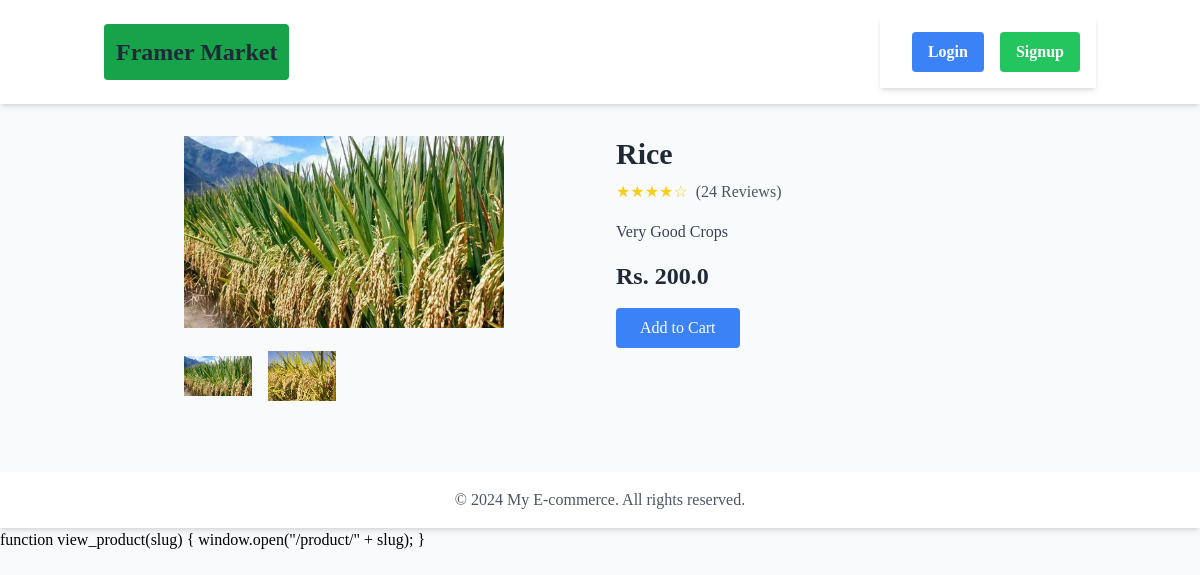
Screenshot of /product/rice/ with the database file from the repository.
### shophouse/models.py (models this page shows, shortened)
class Product(models.Model):
    slug = models.SlugField(unique=True, null=True, blank=True)
    categories= models.ForeignKey(Categories, on_delete=models.CASCADE)
    framer_user= models.ForeignKey(FramerUser, on_delete=models.CASCADE)
    title= models.CharField(max_length=100)
    price= models.FloatField()
    discription = models.TextField()
    on_sale = models.BooleanField(default=False)
    RATING_CHOICES = (
        (1, '1'),
        (2, '2'),
        (3, '3'),
        (4, '4'),
        (5, '5'),
    )
    Rate= models.IntegerField(choices=RATING_CHOICES,  default=5)
    created_at = models.DateTimeField(auto_now_add=True)
    updated_at = models.DateTimeField(auto_now=True)

class ProductImages(models.Model):
    product = models.ForeignKey(Product, on_delete=models.CASCADE, related_name='product_images')
    image = models.ImageField(upload_to='product')
    alt_text= models.CharField(max_length=100)

### shophouse/views.py (the view)
# urls.py: path('product/<slug>/',product_view, name='product'),
def product_view(request, slug):
    try:
        products = Product.objects.get(slug=slug)
        context = {'product': products}
        total_items_num = 0
        if request.user.is_authenticated:
            carts_info = Cart.objects.filter(user=request.user, status= 'cart')
            for each in carts_info:
                total_items_num += each.quantity
            context = {'product': products, "total_items_num":total_items_num, 'identify_farmer': identify_farmer(request.user)}
        return render(request, 'pages/product.html', context)
    except:
        return HttpResponse('Sorry Page not found ')

### templates/pages/product.html
{% extends "base.html" %}
{% block content %}
<div class="container mx-auto px-4 py-8 min-h-[80vh]">
    <div class="grid grid-cols-1 md:grid-cols-2 gap-8">
      <div class="flex justify-center items-center">
        <div class="w-full md:w-2/3">
        {% if product.product_images.exists %}
          <img src="/media/{{product.product_images.first.image}}" alt="Product" class="w-full object-contain">
          <div class="grid grid-cols-4 gap-4 mt-4">
            {% for img in product.product_images.all %}
            <img src="/media/{{img.image}}" alt="Sub Image 1" class="w-full h-16 object-contain cursor-pointer">
            {% endfor %}
          </div>
          {% else %}
          <img src="https://via.placeholder.com/300" alt="Product 2" class="w-full h-56 object-cover">
          {% endif %}
        </div>
      </div>
      <div>
        <h1 class="text-3xl font-bold text-gray-800">{{product.title}}</h1>
        <div class="flex items-center mt-2">
          <div class="text-yellow-400">
            ★★★★☆
          </div>
          <span class="text-gray-600 ml-2">(24 Reviews)</span>
        </div>
        <p class="text-gray-700 mt-4">{{product.discription}}</p>
        <div class="mt-4">
          <span class="text-2xl font-bold text-gray-800">Rs. {{product.price}}</span>
        </div>
        <button class="mt-4 bg-blue-500 text-white px-6 py-2 rounded hover:bg-blue-600"  onclick="window.location.href = '/addcart/{{product.slug}}'">Add to Cart</button>
      </div>
    </div>
</div>
{% endblock content %}
{% block scripts %}
function view_product(slug) {
    window.open("/product/" + slug);
}
{% endblock scripts %}

### rows the page displays
Product: product_images.first.image (picture), title "Rice", discription "Very Good Crops", price "200.0"
ProductImages: image (picture)
ProductImages: image (picture)
